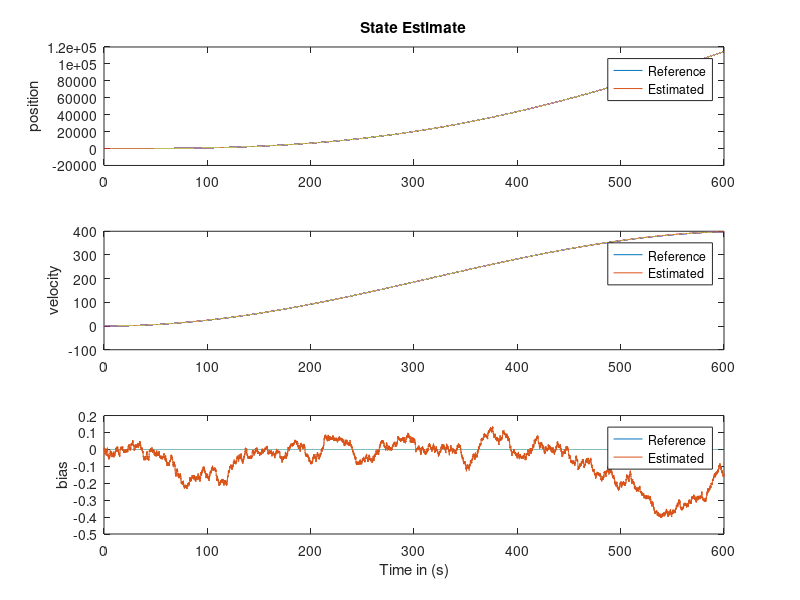
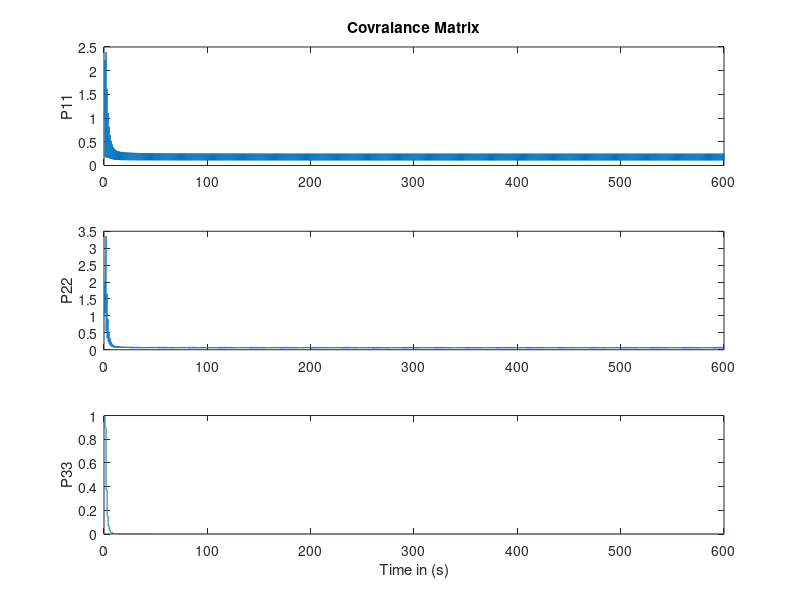

The MATLAB script that drew these images, in order:
clc;
clear;
close all;

%% Initialization

% System dynmaics:
C = [1 0 0];

% Initial values:
x_ref = [0;0;0]; % For correction reference
x_kf = [0;0;0]; % Initialize the state estimate          
y_ref = 0;
y_kf = 0;

% Discrete system parameters
t = 0;
dt = 0.01;
tf = 600/dt;

% Discrete propagation
Ad_ref = [1 dt -dt*dt/2; 0 1 -dt; 0 0 1];
Ad_kf = [1 dt -dt*dt/2; 0 1 -dt; 0 0 1];
Bd_ref = [dt*dt/2; dt; 0];
Bd_kf = [dt*dt/2 0 0; dt dt 0; 0 0 dt];

% Noise parameters 
sigma_w = sqrt(2.1*10e-6); % IMU & GPS process noise variance
sigma_z = sqrt(3.4*10e-3); % IMU measurement noise variance
sigma_g = sqrt(5); % GPS measurement noise variance
process_noise_array = normrnd(0, sigma_w, [1, tf]);
measure_noise_array = normrnd(0, sigma_z, [1, tf]);
position_noise_array = normrnd(0, sigma_g, [1, tf]);

% Matrices
Qd = [(dt^4)*(sigma_g^2)/4 (dt^3)*(sigma_g^2) 0; (dt^3)*(sigma_g^2)/2 (dt^2)*(sigma_g^2)/2 0; 0 0 0]; % Discrete time Q matrix
R = [sigma_z]; % R matrix represents the confidence in the measurements from the correcting sensor
P = eye(3); % Initialize covariance matrix P, can be adjusted

% Plotting variables
x_estimated_plot = zeros(3,tf);
x_plot = zeros(3,tf);
t_plot = zeros(tf,1);
P11 = zeros(tf,1);
P22 = zeros(tf,1);
P33 = zeros(tf,1);
correction_count = 0;


%% Main
for tk = 1:tf
    % Inputs
    input = sin(0.005 * tk * dt);
    
    % Noise update
    process_noise = process_noise_array(tk);
    measure_noise = measure_noise_array(tk);
    position_noise = position_noise_array(tk);
    
    % Reference system (with GPS poistion noise)
    u_ref = [input];
    x_ref = Ad_ref * x_ref + Bd_ref * u_ref;
    y_ref = C * x_ref;
    
    % Kalman filter
    % -------------------------------------------------------------- %
    % Prediction
    u_kf = [input; process_noise; measure_noise];
    x_kf = Ad_kf * x_kf + Bd_kf * u_kf;
    y_kf = C * x_kf;
    
    % Predict error covariance
    P = Ad_kf * P * (Ad_kf') + Qd;

    % Correction at 1Hz
    if rem(tk,100) == 0
        K = P * (C') * inv(C*P*(C') + R); % Update Kalman filter gain
        P = (eye(3) - K * C) * P; % Update error covariance 
        x_kf = x_kf + K * (y_ref - y_kf); % Correct state estimation
        correction_count = correction_count+1; 
    end
    % -------------------------------------------------------------- %
    
    t = t+dt;
    % Store for plotting
    x_estimated_plot(:,tk) = x_kf;
    x_plot(:,tk) = x_ref;
    t_plot(tk) = t;
    P11(tk) = P(1,1);
    P22(tk) = P(2,2);
    P33(tk) = P(3,3);
end


%% Plotting
disp('corrected times:')
disp(correction_count)

figure(1)
subplot(311)
plot(t_plot,x_plot(1,:),t_plot,x_estimated_plot(1,:))
title('State Estimate')
ylabel('position')
legend('Reference','Estimated')
subplot(312)
plot(t_plot,x_plot(2,:),t_plot,x_estimated_plot(2,:))
ylabel('velocity')
legend('Reference','Estimated')
subplot(313)
plot(t_plot,x_plot(3,:),t_plot,x_estimated_plot(3,:))
ylabel('bias')
legend('Reference','Estimated')
xlabel('Time in (s)')

figure(2)
subplot(311)
plot(t_plot,P11);
title('Covraiance Matrix')
ylabel('P11')
subplot(312)
plot(t_plot,P22);
ylabel('P22')
subplot(313)
plot(t_plot,P33);
ylabel('P33')
xlabel('Time in (s)')
